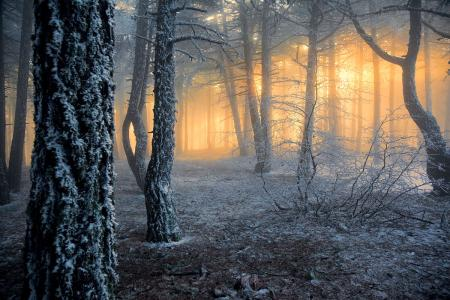
#> input picture img/2.jpg, 450 x 300 px, found by its file name
$ python '测试.py'
#> lines starting #> are read from the running program, lines starting #| are printed output that depends on the picture
# -*- coding: utf-8 -*-
"""
Created on Fri Mar 16 17:56:48 2018

@author: yefang
"""

import os
from skimage import io

# 读JPG文件
img=io.imread("e:/yefang/img/2.jpg")
#> img is the input picture: shape (300, 450, 3); mean R, G, B 94.7, 91.6, 89

# 读三原色之一
img1=img[:,:,1]
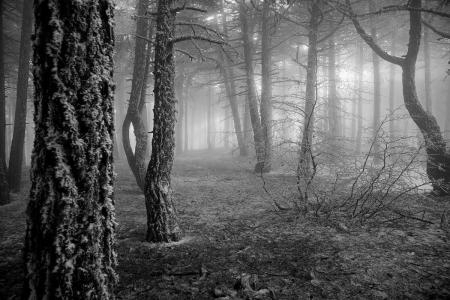
#> img1: shape (300, 450); min 0, max 254, mean 91.6


# 提取单色图中的指定像素，返回0和1组成的数组
# 复制一份新的单色图，等于指定像素值的为1，不等于的为0，return 新图
def 二维像素(img,像素值):
    _img =img.copy()
    for i in range(img.shape[0]):
        for j in range(img.shape[1]):
            if img[i][j] == 像素值:
                _img[i][j] = 1
            else:
                _img[i][j] = 0
    return _img


# [8 lines of commented-out code are left out]
for i in range(255):
    xy01 = 二维像素(img1,i)  # xy01 是由01组成的二维图
    with open('a%s.txt'% i,"w") as f:
        for j in range(xy01.shape[0]):
            for k in range(xy01.shape[1]):
                if xy01[j][k] == 1:
                    f.write('米')
                else:
#> (the run stopped early here; a loop or call above may not have finished)
